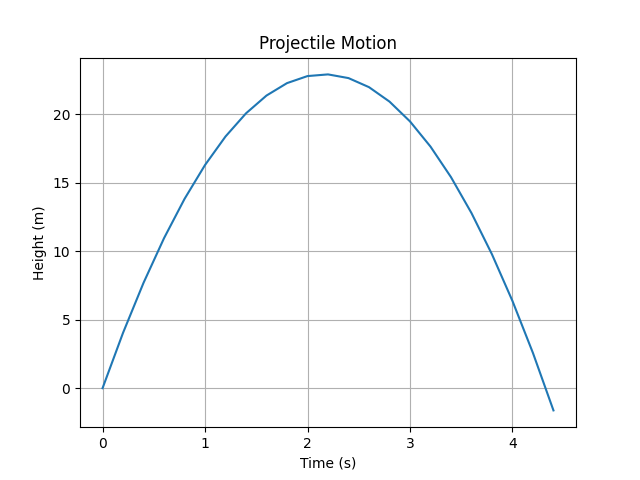

Write the Python code that produced this figure.
import math
import numpy as np
import matplotlib.pyplot as plt

g = 9.81

def projectile_motion(initial_velocity, angle, t, time_interval):
    angle = math.radians(angle)

    Ux = initial_velocity * math.cos(angle)
    Uy = initial_velocity * math.sin(angle) - g * t

    xt = Ux * t
    yt = (initial_velocity * math.sin(angle)) * t - 0.5 * g * t**2

    maxHeight = (initial_velocity * math.sin(angle))**2 / (2 * g)

    Range = (initial_velocity**2 * math.sin(2 * angle)) / g

    time_of_flight = 2 * (initial_velocity * math.sin(angle)) / g

    print(f"Horizontal component of velocity (Ux): {Ux:.2f} m/s")
    print(f"Vertical component of velocity (Uy): {Uy:.2f} m/s")
    print(f"Horizontal displacement at time t: {xt:.2f} m")
    print(f"Vertical displacement at time t: {yt:.2f} m")
    print(f"Time of flight: {time_of_flight:.2f} s")
    print(f"Maximum height: {maxHeight:.2f} m")
    print(f"Horizontal range: {Range:.2f} m")

    t_values = np.arange(0, t + time_interval, time_interval)
    y_values = []
    for i in t_values:
        xt = Ux * i
        y = math.tan(angle)* xt - (g * (xt ** 2)) / (2 * (Ux ** 2))
        y_values.append(y)
        print(f"At t = {i:.2f}, y = {y:.2f} m")

    plt.plot(t_values, y_values)
    plt.xlabel("Time (s)")
    plt.ylabel("Height (m)")
    plt.title("Projectile Motion")
    plt.grid(True)
    plt.show()

initial_velocity = float(input("Enter the initial velocity (m/s): "))
angle = float(input("Enter the angle of projection (in degrees): "))
t = float(input("Enter the time of projection (in seconds): "))
time_interval = float(input("Enter the time interval (in seconds): "))

projectile_motion(initial_velocity, angle, t, time_interval)
